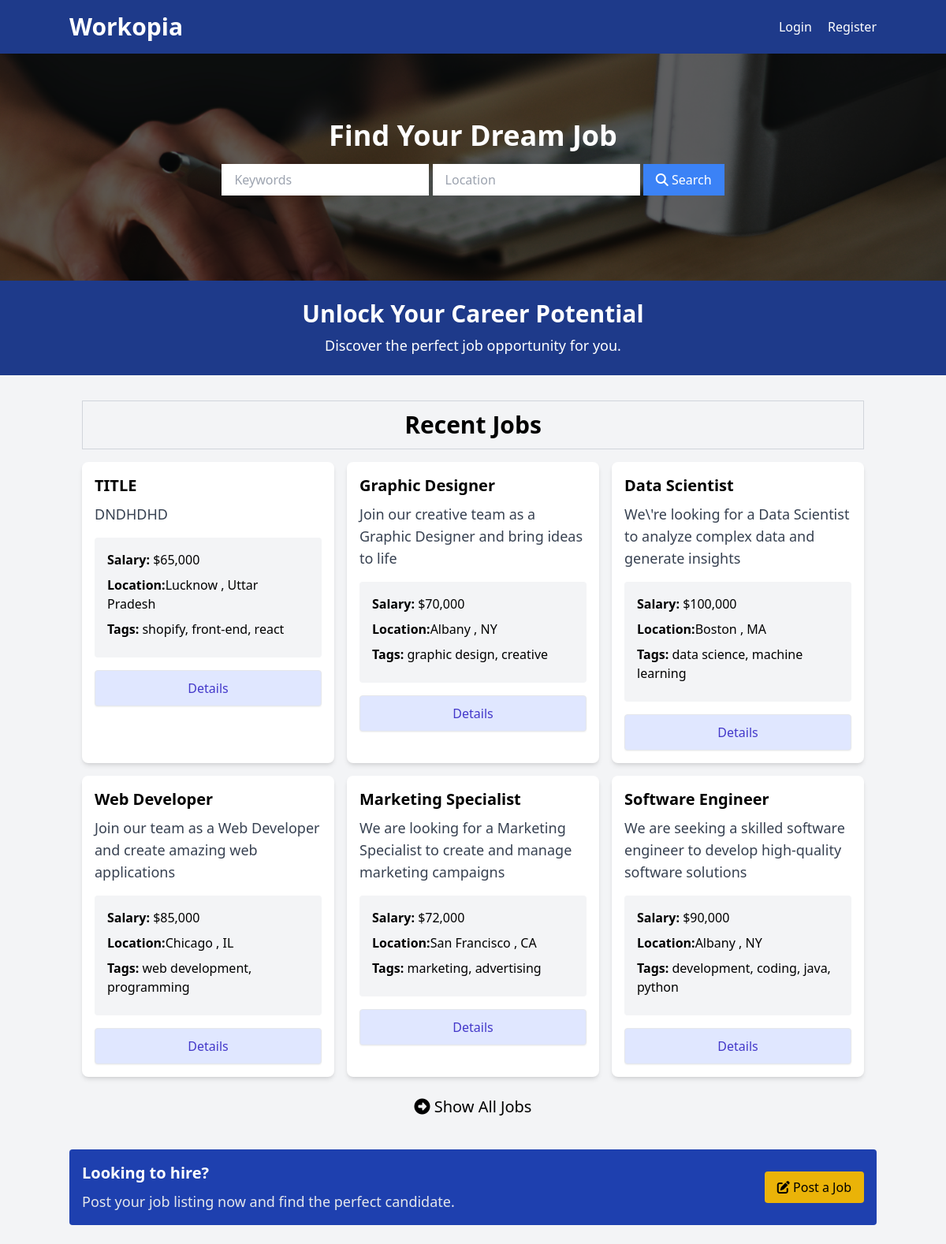
The page / on the database its author committed.
### tables this page shows
CREATE TABLE `listings` (
  `id` int NOT NULL AUTO_INCREMENT,
  `user_id` int NOT NULL,
  `title` varchar(255) NOT NULL,
  `description` longtext,
  `salary` varchar(45) DEFAULT NULL,
  `tags` varchar(255) DEFAULT NULL,
  `company` varchar(45) DEFAULT NULL,
  `address` varchar(255) DEFAULT NULL,
  `city` varchar(45) DEFAULT NULL,
  `state` varchar(45) DEFAULT NULL,
  `phone` varchar(45) DEFAULT NULL,
  `email` varchar(45) DEFAULT NULL,
  `requirements` longtext,
  `benefits` longtext,
  `created_at` timestamp NULL DEFAULT CURRENT_TIMESTAMP,
  PRIMARY KEY (`id`),
  KEY `fk_listings_users_idx` (`user_id`),
  CONSTRAINT `fk_listings_users` FOREIGN KEY (`user_id`) REFERENCES `users` (`id`) ON DELETE CASCADE ON UPDATE CASCADE
);

### App/controllers/HomeController.php (called while the page is built, shortened)
<?php
class HomeController
{
    protected $db;
    public function __construct()
    {
        $config = require basePath('config/db.php');
        $this->db = new Database($config);
    }
    public function index()
    {
        $listings = $this->db->query('SELECT * FROM listings ORDER BY created_at DESC LIMIT 6')->fetchAll();
        loadView('home', [
            'listings' => $listings
        ]);
    }
}

### public/index.php (called while the page is built, shortened)
<?php
require '../helpers.php';
$router = new Router();
$uri = parse_url($_SERVER['REQUEST_URI'], PHP_URL_PATH);
$router->route($uri);

### Framework/Session.php (called while the page is built, shortened)
<?php
class Session
{
    public static function has($key)
    {
        return isset($_SESSION[$key]);
    }
}

### Framework/Database.php (called while the page is built, shortened)
<?php
class Database
{
    public $conn;
    public function __construct($config)
    {
        $dsn = "mysql:host={$config['host']};port={$config['port']};dbname={$config['dbname']}";
        $options = [
            PDO::ATTR_ERRMODE => PDO::ERRMODE_EXCEPTION,
            PDO::ATTR_DEFAULT_FETCH_MODE => PDO::FETCH_OBJ
        ];
        try {
            $this->conn = new PDO($dsn, $config['username'], $config['password'], $options);
        } catch (PDOException $e) {
            throw new Exception("Database Connection Failed : {$e->getMessage()}");
        }
    }
    public function query($query, $params = [])
    {
        try {
            $sth = $this->conn->prepare($query);
            $sth->execute();
            return $sth;
        } catch (PDOException $e) {
            throw new Exception("Query failed to execute :{$e->getMessage()}");
        }
    }
}

### App/views/home.view.php (the view)
<?= loadPartial('head') ?>
<?= loadPartial('navbar') ?>
<?= loadPartial('showcase-search') ?>
<?= loadPartial('top-banner') ?>
<section>
    <div class="container mx-auto p-4 mt-4">
        <div class="text-center text-3xl mb-4 font-bold border border-gray-300 p-3">Recent Jobs</div>
        <div class="grid grid-cols-1 md:grid-cols-3 gap-4 mb-6">
            <?php foreach ($listings as $listing) : ?>
                <div class="rounded-lg shadow-md bg-white">
                    <div class="p-4">
                        <h2 class="text-xl font-semibold"><?= $listing->title ?></h2>
                        <p class="text-gray-700 text-lg mt-2">
                            <?= $listing->description ?>
                        </p>
                        <ul class="my-4 bg-gray-100 p-4 rounded">
                            <li class="mb-2"><strong>Salary:</strong> <?= formatSalary($listing->salary) ?>
                            </li>
                            <li class="mb-2">
                                <strong>Location:</strong><?= $listing->city ?> , <?= $listing->state ?>
                            </li>
                            <?php if (!empty($listing->tags)) : ?>
                                <li class="mb-2">
                                    <strong>Tags: </strong>
                                    <?= $listing->tags ?>
                                </li>
                            <?php endif; ?>
                        </ul>
                        <a href="/listing/<?= $listing->id ?>"
                            class="block w-full text-center px-5 py-2.5 shadow-sm rounded border text-base font-medium text-indigo-700 bg-indigo-100 hover:bg-indigo-200">
                            Details
                        </a>
                    </div>
                </div>
            <?php endforeach; ?>
        </div>
        <a href="/listings/" class="block text-xl text-center">
            <i class="fa fa-arrow-alt-circle-right"></i>
            Show All Jobs
        </a>
</section>
<?= loadPartial('bottom-banner') ?>
<?= loadPartial('footer') ?>

### Framework/Router.php (shortened to what this page needs)
<?php
class Router
{
    protected $routes = [];
    public function resgisterRoute($method, $uri, $action, $middleware = [])
    {
        list($controller, $controllerMethod) = explode('@', $action);
        $this->routes[] = [
            'method' => $method,
            'uri' => $uri,
            'controller' => $controller,
            'controllerMethod' => $controllerMethod,
            'middleware' => $middleware
        ];
    }
    public function route($uri)
    {
        $requestMethod = $_SERVER['REQUEST_METHOD'];
        foreach ($this->routes as $route) {
            $uriSegments = explode('/', trim($uri, '/'));
            $routeSegments = explode('/', trim($route['uri'], '/'));
            if (count($uriSegments) === count($routeSegments) && strtoupper(
                $route['method'] === $requestMethod
            )) {
                $params = [];
                $match = true;
                if ($match) {
                    $controllerMethod = $route['controllerMethod'];
                    $controllerInstance = new $controller();
                    $controllerInstance->$controllerMethod($params);
                    return;
                }
            }
        }
    }
}

### helpers.php (shortened to what this page needs)
<?php
function basePath($path = '')
{
    return __DIR__ . '/' . $path;
}
function loadView($name, $data = [])
{
    $viewPath = basePath("App/views/{$name}.view.php");
    if (file_exists($viewPath)) {
        extract($data);
        require $viewPath;
    } else {
        echo "View '{$name} not found' ";
    }
}
function loadPartial($name, $data = [])
{
    $partialPath =  basePath("App/views/partials/{$name}.php");
    if (file_exists($partialPath)) {
        extract($data);
        require $partialPath;
    } else {
        echo "Partial '{$name} not found' ";
    }
}
function formatSalary($salary)
{
    return '$' . number_format(floatval($salary));
}

### App/views/partials/head.php (shortened to what this page needs)
<!DOCTYPE html>
<html lang="en">
<head>
    <link rel="stylesheet" href="https://cdnjs.cloudflare.com/ajax/libs/font-awesome/6.4.2/css/all.min.css" />
    <link rel="stylesheet" href="/css/style.css" />
</head>
<body class="bg-gray-100">

### App/views/partials/navbar.php (shortened to what this page needs)
<header class="bg-blue-900 text-white p-4">
    <div class="container mx-auto flex justify-between items-center">
        <h1 class="text-3xl font-semibold">
            <a href="/">Workopia</a>
        </h1>
        <nav class="space-x-4">
            <?php if (Session::has('user')) : ?>
                <div class="flex justify-between items-center gap-4">
                    <div>
                        Welcome ! <?= Session::get('user')['name'] ?>
                    </div>
                    <form method="POST" action="/auth/logout">
                        <button type="submit" class="text-white inline hover:underline">Logout</button>
                    </form>
                    <a href="/listings/create"
                        class="bg-yellow-500 hover:bg-yellow-600 text-black px-4
                py-2 rounded hover:shadow-md transition duration-300"><i class="fa fa-edit"></i> Post a Job</a>
                </div>
            <?php else: ?>
                <a href="/auth/login" class="text-white hover:underline">Login</a>
                <a href="/auth/register" class="text-white hover:underline">Register</a>
            <?php endif; ?>
        </nav>
    </div>
</header>

### App/views/partials/showcase-search.php (shortened to what this page needs)
<section
    class="showcase relative bg-cover bg-center bg-no-repeat h-72 flex items-center">
    <div class="container mx-auto text-center z-10">
        <h2 class="text-4xl text-white font-bold mb-4">Find Your Dream Job</h2>
        <form method="GET" action="/listings/search" class="mb-4 block mx-5 md:mx-auto">
            <input
                type="text"
                name="keywords"
                placeholder="Keywords"
                class="w-full md:w-auto mb-2 px-4 py-2 focus:outline-none" />
            <input
                type="text"
                name="location"
                placeholder="Location"
                class="w-full md:w-auto mb-2 px-4 py-2 focus:outline-none" />
            <button
                class="w-full md:w-auto bg-blue-500 hover:bg-blue-600 text-white px-4 py-2 focus:outline-none">
                <i class="fa fa-search"></i> Search
            </button>
        </form>
    </div>
</section>

### App/views/partials/top-banner.php
<section class="bg-blue-900 text-white py-6 text-center">
    <div class="container mx-auto">
        <h2 class="text-3xl font-semibold">Unlock Your Career Potential</h2>
        <p class="text-lg mt-2">
            Discover the perfect job opportunity for you.
        </p>
    </div>
</section>

### App/views/partials/bottom-banner.php
<section class="container mx-auto my-6">
    <div
        class="bg-blue-800 text-white rounded p-4 flex items-center justify-between">
        <div>
            <h2 class="text-xl font-semibold">Looking to hire?</h2>
            <p class="text-gray-200 text-lg mt-2">
                Post your job listing now and find the perfect candidate.
            </p>
        </div>
        <a
            href="/listings/create"
            class="bg-yellow-500 hover:bg-yellow-600 text-black px-4 py-2 rounded hover:shadow-md transition duration-300">
            <i class="fa fa-edit"></i> Post a Job
        </a>
    </div>
</section>

### App/views/partials/footer.php
</body>
</html>

### rows shown on the page
listings: title "TITLE", description "DNDHDHD", salary "$65,000", city "Lucknow", state "Uttar Pradesh", tags "shopify, front-end, react"
listings: title "Graphic Designer", description "Join our creative team as a Graphic Designer and bring ideas to life", salary "$70,000", city "Albany", state "NY", tags "graphic design, creative"
listings: title "Data Scientist", description "We\\'re looking for a Data Scientist to analyze complex data and generate insights", salary "$100,000", city "Boston", state "MA", tags "data science, machine learning"
listings: title "Web Developer", description "Join our team as a Web Developer and create amazing web applications", salary "$85,000", city "Chicago", state "IL", tags "web development, programming"
listings: title "Marketing Specialist", description "We are looking for a Marketing Specialist to create and manage marketing campaigns", salary "$72,000", city "San Francisco", state "CA", tags "marketing, advertising"
listings: title "Software Engineer", description "We are seeking a skilled software engineer to develop high-quality software solutions", salary "$90,000", city "Albany", state "NY", tags "development, coding, java, python"
